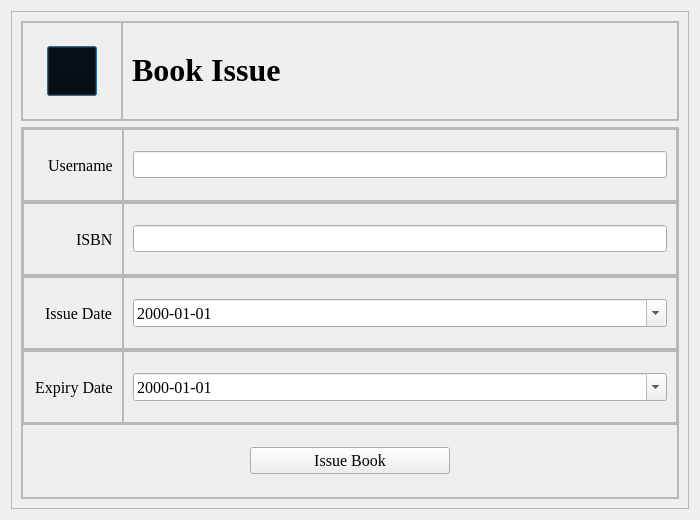
<?xml version="1.0" encoding="UTF-8"?>
<ui version="4.0">
 <class>bookissue</class>
 <widget class="QDialog" name="bookissue">
  <property name="geometry">
   <rect>
    <x>0</x>
    <y>0</y>
    <width>700</width>
    <height>520</height>
   </rect>
  </property>
  <property name="windowTitle">
   <string>Dialog</string>
  </property>
  <layout class="QHBoxLayout" name="horizontalLayout">
   <item>
    <widget class="QFrame" name="frame">
     <property name="frameShape">
      <enum>QFrame::StyledPanel</enum>
     </property>
     <property name="frameShadow">
      <enum>QFrame::Raised</enum>
     </property>
     <layout class="QVBoxLayout" name="verticalLayout">
      <item>
       <widget class="QFrame" name="frame_title">
        <property name="maximumSize">
         <size>
          <width>16777215</width>
          <height>100</height>
         </size>
        </property>
        <property name="frameShape">
         <enum>QFrame::StyledPanel</enum>
        </property>
        <property name="frameShadow">
         <enum>QFrame::Raised</enum>
        </property>
        <layout class="QHBoxLayout" name="horizontalLayout_2">
         <property name="spacing">
          <number>0</number>
         </property>
         <property name="leftMargin">
          <number>0</number>
         </property>
         <property name="topMargin">
          <number>0</number>
         </property>
         <property name="rightMargin">
          <number>0</number>
         </property>
         <property name="bottomMargin">
          <number>0</number>
         </property>
         <item>
          <widget class="QFrame" name="frame_back">
           <property name="minimumSize">
            <size>
             <width>100</width>
             <height>0</height>
            </size>
           </property>
           <property name="maximumSize">
            <size>
             <width>80</width>
             <height>16777215</height>
            </size>
           </property>
           <property name="frameShape">
            <enum>QFrame::StyledPanel</enum>
           </property>
           <property name="frameShadow">
            <enum>QFrame::Raised</enum>
           </property>
           <layout class="QHBoxLayout" name="horizontalLayout_3">
            <item>
             <widget class="QPushButton" name="pushButton_back">
              <property name="minimumSize">
               <size>
                <width>50</width>
                <height>50</height>
               </size>
              </property>
              <property name="maximumSize">
               <size>
                <width>50</width>
                <height>50</height>
               </size>
              </property>
              <property name="cursor">
               <cursorShape>PointingHandCursor</cursorShape>
              </property>
              <property name="styleSheet">
               <string notr="true">background:transparent;</string>
              </property>
              <property name="text">
               <string/>
              </property>
              <property name="icon">
               <iconset resource="Resource.qrc">
                <normaloff>:/rec/drive-download-20221026T014232Z-001/left.png</normaloff>:/rec/drive-download-20221026T014232Z-001/left.png</iconset>
              </property>
              <property name="iconSize">
               <size>
                <width>40</width>
                <height>40</height>
               </size>
              </property>
             </widget>
            </item>
           </layout>
          </widget>
         </item>
         <item>
          <widget class="QFrame" name="frame_name">
           <property name="frameShape">
            <enum>QFrame::StyledPanel</enum>
           </property>
           <property name="frameShadow">
            <enum>QFrame::Raised</enum>
           </property>
           <layout class="QHBoxLayout" name="horizontalLayout_4">
            <item>
             <widget class="QLabel" name="label_name">
              <property name="font">
               <font>
                <family>Times New Roman</family>
                <pointsize>24</pointsize>
                <bold>true</bold>
               </font>
              </property>
              <property name="text">
               <string>&lt;html&gt;&lt;head/&gt;&lt;body&gt;&lt;p&gt;&lt;span style=&quot; font-size:24pt; font-weight:700;&quot;&gt;Book Issue&lt;/span&gt;&lt;/p&gt;&lt;/body&gt;&lt;/html&gt;</string>
              </property>
             </widget>
            </item>
           </layout>
          </widget>
         </item>
        </layout>
       </widget>
      </item>
      <item>
       <widget class="QFrame" name="frame_body">
        <property name="frameShape">
         <enum>QFrame::StyledPanel</enum>
        </property>
        <property name="frameShadow">
         <enum>QFrame::Raised</enum>
        </property>
        <layout class="QVBoxLayout" name="verticalLayout_2">
         <property name="spacing">
          <number>0</number>
         </property>
         <property name="leftMargin">
          <number>0</number>
         </property>
         <property name="topMargin">
          <number>0</number>
         </property>
         <property name="rightMargin">
          <number>0</number>
         </property>
         <property name="bottomMargin">
          <number>0</number>
         </property>
         <item>
          <widget class="QFrame" name="frame_user">
           <property name="frameShape">
            <enum>QFrame::StyledPanel</enum>
           </property>
           <property name="frameShadow">
            <enum>QFrame::Raised</enum>
           </property>
           <layout class="QHBoxLayout" name="horizontalLayout_5">
            <property name="spacing">
             <number>0</number>
            </property>
            <property name="leftMargin">
             <number>0</number>
            </property>
            <property name="topMargin">
             <number>0</number>
            </property>
            <property name="rightMargin">
             <number>0</number>
            </property>
            <property name="bottomMargin">
             <number>0</number>
            </property>
            <item>
             <widget class="QFrame" name="frame_usertxxt">
              <property name="minimumSize">
               <size>
                <width>100</width>
                <height>0</height>
               </size>
              </property>
              <property name="maximumSize">
               <size>
                <width>200</width>
                <height>16777215</height>
               </size>
              </property>
              <property name="frameShape">
               <enum>QFrame::StyledPanel</enum>
              </property>
              <property name="frameShadow">
               <enum>QFrame::Raised</enum>
              </property>
              <layout class="QHBoxLayout" name="horizontalLayout_10">
               <item alignment="Qt::AlignRight">
                <widget class="QLabel" name="label_user">
                 <property name="maximumSize">
                  <size>
                   <width>110</width>
                   <height>40</height>
                  </size>
                 </property>
                 <property name="font">
                  <font>
                   <family>Times New Roman</family>
                   <pointsize>12</pointsize>
                  </font>
                 </property>
                 <property name="text">
                  <string>Username</string>
                 </property>
                 <property name="scaledContents">
                  <bool>true</bool>
                 </property>
                </widget>
               </item>
              </layout>
             </widget>
            </item>
            <item>
             <widget class="QFrame" name="frame_usertxt">
              <property name="frameShape">
               <enum>QFrame::StyledPanel</enum>
              </property>
              <property name="frameShadow">
               <enum>QFrame::Raised</enum>
              </property>
              <layout class="QVBoxLayout" name="verticalLayout_3">
               <item>
                <widget class="QLineEdit" name="lineEdit_user">
                 <property name="font">
                  <font>
                   <family>Times New Roman</family>
                   <pointsize>12</pointsize>
                  </font>
                 </property>
                </widget>
               </item>
              </layout>
             </widget>
            </item>
           </layout>
          </widget>
         </item>
         <item>
          <widget class="QFrame" name="frame_isbn">
           <property name="frameShape">
            <enum>QFrame::StyledPanel</enum>
           </property>
           <property name="frameShadow">
            <enum>QFrame::Raised</enum>
           </property>
           <layout class="QHBoxLayout" name="horizontalLayout_6">
            <property name="spacing">
             <number>0</number>
            </property>
            <property name="leftMargin">
             <number>0</number>
            </property>
            <property name="topMargin">
             <number>0</number>
            </property>
            <property name="rightMargin">
             <number>0</number>
            </property>
            <property name="bottomMargin">
             <number>0</number>
            </property>
            <item>
             <widget class="QFrame" name="frame_isbnlable">
              <property name="minimumSize">
               <size>
                <width>100</width>
                <height>0</height>
               </size>
              </property>
              <property name="maximumSize">
               <size>
                <width>200</width>
                <height>16777215</height>
               </size>
              </property>
              <property name="frameShape">
               <enum>QFrame::StyledPanel</enum>
              </property>
              <property name="frameShadow">
               <enum>QFrame::Raised</enum>
              </property>
              <layout class="QHBoxLayout" name="horizontalLayout_9">
               <item alignment="Qt::AlignRight">
                <widget class="QLabel" name="label_isbn">
                 <property name="maximumSize">
                  <size>
                   <width>110</width>
                   <height>40</height>
                  </size>
                 </property>
                 <property name="font">
                  <font>
                   <family>Times New Roman</family>
                   <pointsize>12</pointsize>
                  </font>
                 </property>
                 <property name="text">
                  <string>ISBN</string>
                 </property>
                 <property name="scaledContents">
                  <bool>true</bool>
                 </property>
                </widget>
               </item>
              </layout>
             </widget>
            </item>
            <item>
             <widget class="QFrame" name="frame_isbntxt">
              <property name="frameShape">
               <enum>QFrame::StyledPanel</enum>
              </property>
              <property name="frameShadow">
               <enum>QFrame::Raised</enum>
              </property>
              <layout class="QVBoxLayout" name="verticalLayout_4">
               <item>
                <widget class="QLineEdit" name="lineEdit_isbn">
                 <property name="font">
                  <font>
                   <family>Times New Roman</family>
                   <pointsize>12</pointsize>
                  </font>
                 </property>
                </widget>
               </item>
              </layout>
             </widget>
            </item>
           </layout>
          </widget>
         </item>
         <item>
          <widget class="QFrame" name="frame_issue">
           <property name="frameShape">
            <enum>QFrame::StyledPanel</enum>
           </property>
           <property name="frameShadow">
            <enum>QFrame::Raised</enum>
           </property>
           <layout class="QHBoxLayout" name="horizontalLayout_11">
            <property name="spacing">
             <number>0</number>
            </property>
            <property name="leftMargin">
             <number>0</number>
            </property>
            <property name="topMargin">
             <number>0</number>
            </property>
            <property name="rightMargin">
             <number>0</number>
            </property>
            <property name="bottomMargin">
             <number>0</number>
            </property>
            <item>
             <widget class="QFrame" name="frame_issuelable">
              <property name="minimumSize">
               <size>
                <width>100</width>
                <height>0</height>
               </size>
              </property>
              <property name="maximumSize">
               <size>
                <width>100</width>
                <height>16777215</height>
               </size>
              </property>
              <property name="frameShape">
               <enum>QFrame::StyledPanel</enum>
              </property>
              <property name="frameShadow">
               <enum>QFrame::Raised</enum>
              </property>
              <layout class="QHBoxLayout" name="horizontalLayout_12">
               <item alignment="Qt::AlignRight">
                <widget class="QLabel" name="label_issue">
                 <property name="maximumSize">
                  <size>
                   <width>110</width>
                   <height>40</height>
                  </size>
                 </property>
                 <property name="font">
                  <font>
                   <family>Times New Roman</family>
                   <pointsize>12</pointsize>
                  </font>
                 </property>
                 <property name="text">
                  <string>Issue Date</string>
                 </property>
                 <property name="scaledContents">
                  <bool>true</bool>
                 </property>
                </widget>
               </item>
              </layout>
             </widget>
            </item>
            <item>
             <widget class="QFrame" name="frame_issue_2">
              <property name="frameShape">
               <enum>QFrame::StyledPanel</enum>
              </property>
              <property name="frameShadow">
               <enum>QFrame::Raised</enum>
              </property>
              <layout class="QVBoxLayout" name="verticalLayout_6">
               <item>
                <widget class="QDateEdit" name="dateEdit_issue">
                 <property name="font">
                  <font>
                   <family>Times New Roman</family>
                   <pointsize>12</pointsize>
                  </font>
                 </property>
                 <property name="displayFormat">
                  <string>yyyy-MM-dd</string>
                 </property>
                 <property name="calendarPopup">
                  <bool>true</bool>
                 </property>
                </widget>
               </item>
              </layout>
             </widget>
            </item>
           </layout>
          </widget>
         </item>
         <item>
          <widget class="QFrame" name="frame_expiry">
           <property name="frameShape">
            <enum>QFrame::StyledPanel</enum>
           </property>
           <property name="frameShadow">
            <enum>QFrame::Raised</enum>
           </property>
           <layout class="QHBoxLayout" name="horizontalLayout_7">
            <property name="spacing">
             <number>0</number>
            </property>
            <property name="leftMargin">
             <number>0</number>
            </property>
            <property name="topMargin">
             <number>0</number>
            </property>
            <property name="rightMargin">
             <number>0</number>
            </property>
            <property name="bottomMargin">
             <number>0</number>
            </property>
            <item>
             <widget class="QFrame" name="frame_expiry_2">
              <property name="minimumSize">
               <size>
                <width>100</width>
                <height>0</height>
               </size>
              </property>
              <property name="maximumSize">
               <size>
                <width>100</width>
                <height>16777215</height>
               </size>
              </property>
              <property name="frameShape">
               <enum>QFrame::StyledPanel</enum>
              </property>
              <property name="frameShadow">
               <enum>QFrame::Raised</enum>
              </property>
              <layout class="QHBoxLayout" name="horizontalLayout_8">
               <item alignment="Qt::AlignRight">
                <widget class="QLabel" name="label_expiry">
                 <property name="maximumSize">
                  <size>
                   <width>110</width>
                   <height>40</height>
                  </size>
                 </property>
                 <property name="font">
                  <font>
                   <family>Times New Roman</family>
                   <pointsize>12</pointsize>
                  </font>
                 </property>
                 <property name="text">
                  <string>Expiry Date</string>
                 </property>
                 <property name="scaledContents">
                  <bool>true</bool>
                 </property>
                </widget>
               </item>
              </layout>
             </widget>
            </item>
            <item>
             <widget class="QFrame" name="frame_expirytxt">
              <property name="frameShape">
               <enum>QFrame::StyledPanel</enum>
              </property>
              <property name="frameShadow">
               <enum>QFrame::Raised</enum>
              </property>
              <layout class="QVBoxLayout" name="verticalLayout_5">
               <item>
                <widget class="QDateEdit" name="dateEdit_expiry">
                 <property name="font">
                  <font>
                   <family>Times New Roman</family>
                   <pointsize>12</pointsize>
                  </font>
                 </property>
                 <property name="displayFormat">
                  <string>yyyy-MM-dd</string>
                 </property>
                 <property name="calendarPopup">
                  <bool>true</bool>
                 </property>
                </widget>
               </item>
              </layout>
             </widget>
            </item>
           </layout>
          </widget>
         </item>
         <item>
          <widget class="QFrame" name="frame_2">
           <property name="frameShape">
            <enum>QFrame::StyledPanel</enum>
           </property>
           <property name="frameShadow">
            <enum>QFrame::Raised</enum>
           </property>
           <layout class="QHBoxLayout" name="horizontalLayout_13">
            <item>
             <widget class="QPushButton" name="pushButton">
              <property name="maximumSize">
               <size>
                <width>200</width>
                <height>16777215</height>
               </size>
              </property>
              <property name="font">
               <font>
                <family>Times New Roman</family>
                <pointsize>12</pointsize>
               </font>
              </property>
              <property name="text">
               <string>Issue Book</string>
              </property>
             </widget>
            </item>
           </layout>
          </widget>
         </item>
        </layout>
       </widget>
      </item>
     </layout>
    </widget>
   </item>
  </layout>
 </widget>
 <resources>
  <include location="Resource.qrc"/>
 </resources>
 <connections/>
</ui>
